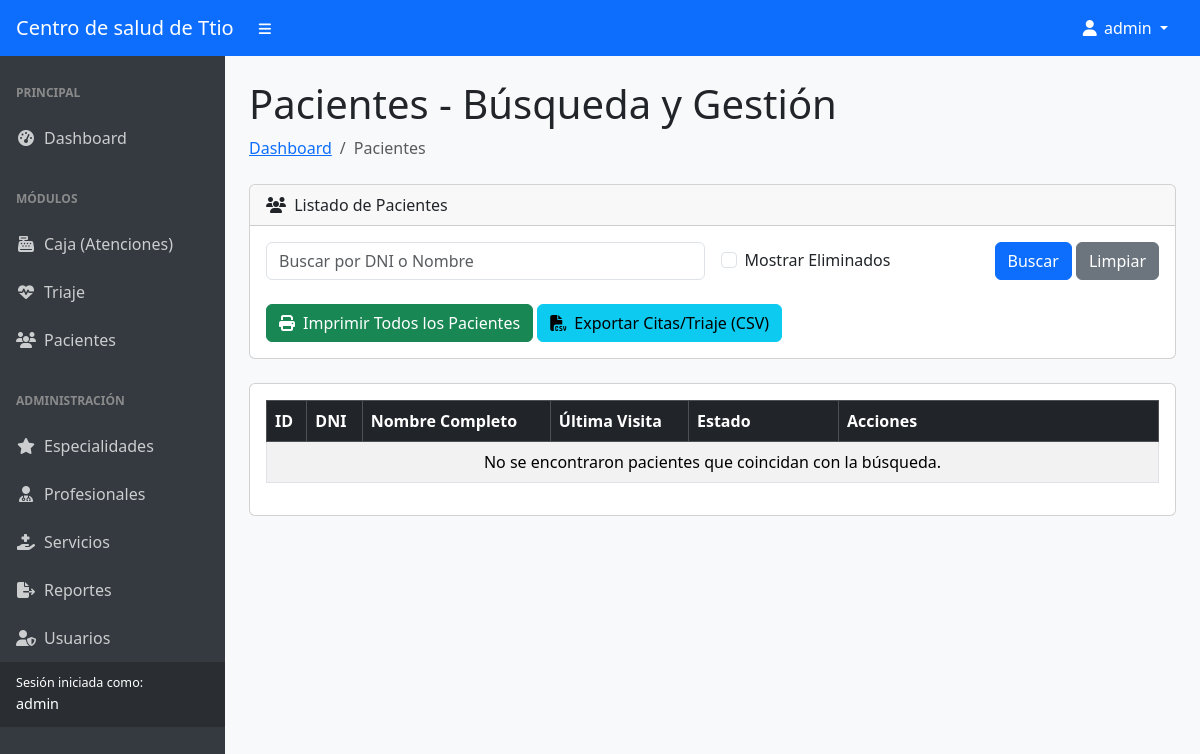
Page /paciente (signed in) on the earlier database version.
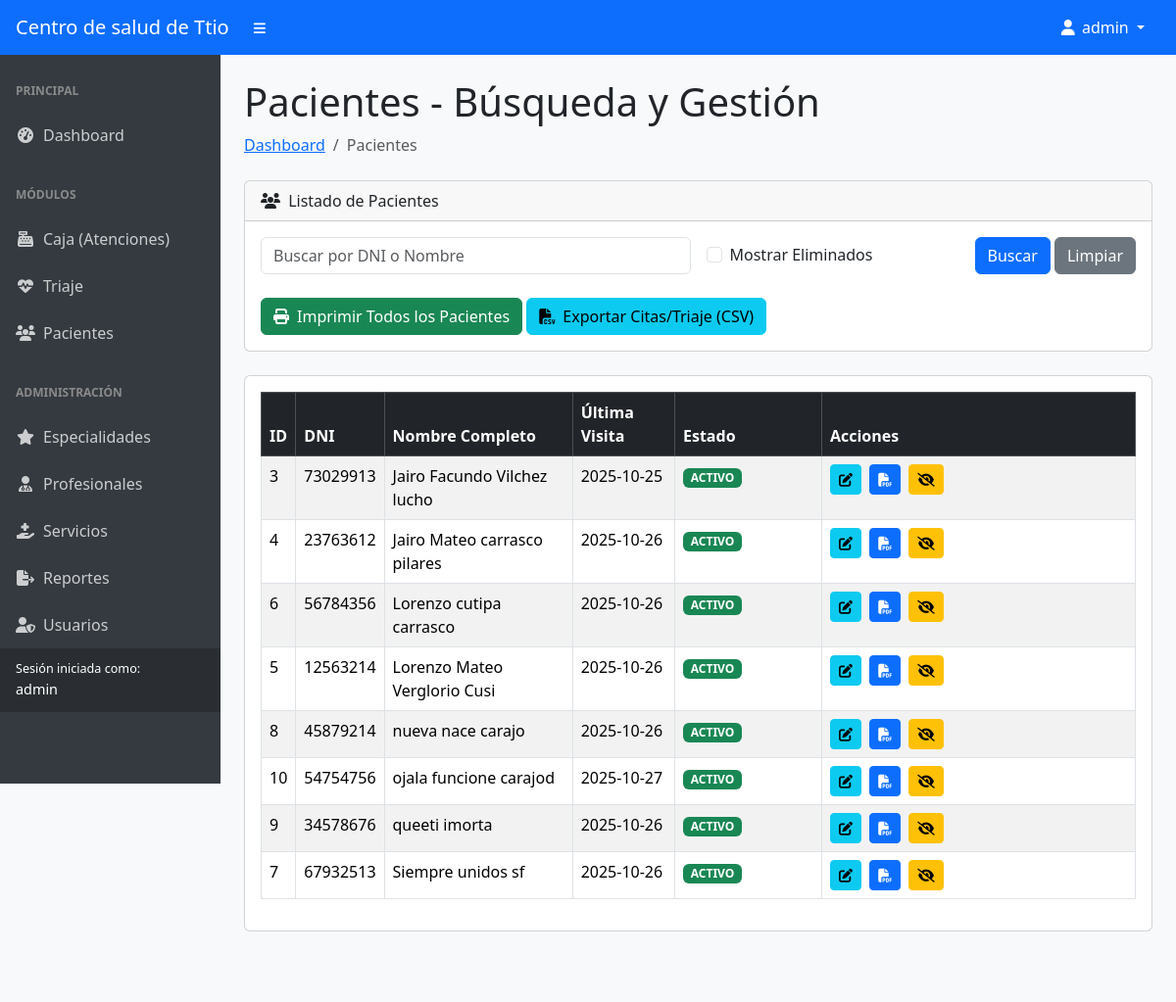
Same page on the later database version.
### tables this page shows
CREATE TABLE `pacientes` (
  `id_paciente` int(11) NOT NULL,
  `dni` varchar(15) NOT NULL,
  `nombre_completo` varchar(255) NOT NULL,
  `ultima_visita` datetime DEFAULT NULL,
  `eliminado_suavemente` tinyint(1) NOT NULL DEFAULT 0,
  `fecha_nacimiento` date DEFAULT NULL,
  `telefono` varchar(20) DEFAULT NULL,
  `visible` tinyint(1) NOT NULL DEFAULT 1 COMMENT '1=Visible, 0=Borrado suave'
);

### controllers/PacienteController.php (called while the page is built, shortened)
<?php
class PacienteController extends Controller {
    private $pacienteModel;
    public function __construct() {
        $this->pacienteModel = $this->loadModel('PacienteModel');
    }
    public function index() {
        $busqueda = $_GET['q'] ?? '';
        $incluirEliminados = isset($_GET['e']) ? true : false;
        $pacientes = $this->pacienteModel->buscarPacientes($busqueda, $incluirEliminados);
        $data = [
            'titulo' => 'Pacientes - Búsqueda y Gestión',
            'pacientes' => $pacientes,
            'busqueda' => htmlspecialchars($busqueda),
            'incluir_eliminados' => $incluirEliminados
        ];
        $this->renderView('pacientes/index', $data, true);
    }
}

### core/App.php (called while the page is built, shortened)
<?php
class App {
    protected $method = 'index';
    public function __construct() {
        $url = $this->parseUrl();
        if (isset($url[0]) && file_exists(APP_ROOT . '/controllers/' . ucwords($url[0]) . 'Controller.php')) {
            unset($url[0]);
        } elseif (!isset($url[0]) && isset($_SESSION['id_usuario'])) {
            $this->controller = 'DashboardController';
        }
        $this->controller = new $this->controller;
        $this->params = $url ? array_values($url) : [];
        call_user_func_array([$this->controller, $this->method], $this->params);
    }
    public function parseUrl() {
        if (isset($_GET['url'])) {
            return $url = explode('/', filter_var(rtrim($_GET['url'], '/'), FILTER_SANITIZE_URL));
        }
        return [];
    }
}
?>

### index.php (called while the page is built, shortened)
<?php
require_once APP_ROOT . '/core/App.php';
require_once APP_ROOT . '/core/Controller.php';
require_once APP_ROOT . '/core/Database.php';
require_once APP_ROOT . '/core/Model.php';
$app = new App();

### core/Database.php (called while the page is built, shortened)
<?php
class Database {
    private $host = DB_HOST;
    private $user = DB_USER;
    private $pass = DB_PASS;
    private $dbname = DB_NAME;
    private $charset = DB_CHARSET;
    protected $db;
    public function __construct() {
        $this->dsn = 'mysql:host=' . $this->host . ';dbname=' . $this->dbname . ';charset=' . $this->charset;
        $options = [
            PDO::ATTR_PERSISTENT => true,
            PDO::ATTR_ERRMODE => PDO::ERRMODE_EXCEPTION,
            PDO::ATTR_DEFAULT_FETCH_MODE => PDO::FETCH_OBJ,
            PDO::ATTR_EMULATE_PREPARES => false,
        ];
        try {
            $this->db = new PDO($this->dsn, $this->user, $this->pass, $options);
        } catch (PDOException $e) {
            $this->error = $e->getMessage();
            echo $this->error;
            die();
        }
    }
    public function getDbConnection() {
        return $this->db;
    }
}
?>

### models/PacienteModel.php (called while the page is built, shortened)
<?php
class PacienteModel extends Model {
    public function buscarPacientes($query = '', $incluirEliminados = false) {
        $search = '%' . $query . '%';
        $sql = "
            SELECT
                id_paciente,
                dni,
                nombre_completo,
                ultima_visita,
                eliminado_suavemente
            FROM pacientes
            WHERE (dni LIKE :search_dni OR nombre_completo LIKE :search_nombre)
        ";
        if (!$incluirEliminados) {
            $sql .= " AND eliminado_suavemente = 0";
        }
        $sql .= " ORDER BY nombre_completo ASC";
        $this->query($sql);
        $this->bind(':search_dni', $search);
        $this->bind(':search_nombre', $search);
        return $this->resultSet();
    }
}
?>

### core/Model.php (called while the page is built, shortened)
<?php
class Model {
    protected $db;
    protected $stmt;
    public function __construct($db) {
        $this->db = $db;
    }
    public function query($sql) {
        $this->stmt = $this->db->prepare($sql);
    }
    public function bind($param, $value, $type = null) {
        if (is_null($type)) {
            switch (true) {
                default:
                    $type = PDO::PARAM_STR;
            }
        }
        $this->stmt->bindValue($param, $value, $type);
    }
    public function execute() {
        return $this->stmt->execute();
    }
    public function resultSet() {
        $this->execute();
        return $this->stmt->fetchAll(PDO::FETCH_OBJ);
    }
}
?>

### views/pacientes/index.php (the view, shortened to what the rows shown need)
<?php
$pacientes = $pacientes ?? [];
$esAdmin = ($_SESSION['rol'] ?? '') == 'admin';
?>
<div class="container-fluid px-4">
    <h1 class="mt-4"><?php echo $titulo; ?></h1>
    <div class="card mb-4">
        <div class="card-body">
            <div class="table-responsive">
                <table class="table table-bordered table-striped table-hover">
                    <thead class="table-dark">
                        <tr>
                            <th>ID</th>
                            <th>DNI</th>
                            <th>Nombre Completo</th>
                            <th>Última Visita</th>
                            <th style="width: 150px;">Estado</th>
                            <th style="width: 320px;">Acciones</th>
                        </tr>
                    </thead>
                    <tbody>
                        <?php if (empty($pacientes)) : ?>
                            <tr>
                                <td colspan="6" class="text-center">No se encontraron pacientes que coincidan con la búsqueda.</td>
                            </tr>
                        <?php else : ?>
                            <?php foreach ($pacientes as $paciente) :
                                $esEliminado = $paciente->eliminado_suavemente;
                                $id = $paciente->id_paciente;
                                $nombre = htmlspecialchars($paciente->nombre_completo);
                            ?>
                                <tr class="<?php echo $esEliminado ? 'table-danger' : ''; ?>">
                                    <td><?php echo $id; ?></td>
                                    <td><?php echo htmlspecialchars($paciente->dni); ?></td>
                                    <td><?php echo $nombre; ?></td>
                                    <td><?php echo $paciente->ultima_visita ? date('Y-m-d', strtotime($paciente->ultima_visita)) : 'N/A'; ?></td>
                                    <td>
                                        <?php if ($esEliminado) : ?>
                                            <span class="badge bg-danger">INACTIVO (Borrado Suave)</span>
                                        <?php else : ?>
                                            <span class="badge bg-success">ACTIVO</span>
                                        <?php endif; ?>
                                    </td>
                                    <td>
                                        <a href="<?php echo APP_URL; ?>/paciente/editar/<?php echo $id; ?>" class="btn btn-sm btn-info me-1" title="Editar Información">
                                            <i class="fas fa-edit"></i>
                                        </a>
                                        <a href="<?php echo APP_URL; ?>/paciente/imprimirPaciente/<?php echo $id; ?>" target="_blank" class="btn btn-sm btn-primary me-1" title="Exportar Historial (PDF)">
                                            <i class="fas fa-file-pdf"></i>
                                        </a>
                                        <?php if ($esAdmin) : ?>
                                            <?php if (!$esEliminado) : ?>
                                                <button class="btn btn-sm btn-warning me-1 btn-soft-delete"
                                                        data-id="<?php echo $id; ?>"
                                                        data-nombre="<?php echo $nombre; ?>"
                                                        title="Borrar Suave (Ocultar)">
                                                    <i class="fas fa-eye-slash"></i>
                                                </button>
                                            <?php endif; ?>
                                        <?php else : ?>
                                            <span class="text-muted">Acciones Admin</span>
                                        <?php endif; ?>
                                    </td>
                                </tr>
                            <?php endforeach; ?>
                        <?php endif; ?>
                    </tbody>
                </table>
            </div>
        </div>
    </div>
</div>

Differences in the rows shown:
added pacientes: id_paciente "3", dni "73029913", nombre_completo "Jairo Facundo Vilchez lucho", ultima_visita "2025-10-25", eliminado_suavemente "ACTIVO"
added pacientes: id_paciente "4", dni "23763612", nombre_completo "Jairo Mateo carrasco pilares", ultima_visita "2025-10-26", eliminado_suavemente "ACTIVO"
added pacientes: id_paciente "6", dni "56784356", nombre_completo "Lorenzo cutipa carrasco", ultima_visita "2025-10-26", eliminado_suavemente "ACTIVO"
added pacientes: id_paciente "5", dni "12563214", nombre_completo "Lorenzo Mateo Verglorio Cusi", ultima_visita "2025-10-26", eliminado_suavemente "ACTIVO"
added pacientes: id_paciente "8", dni "45879214", nombre_completo "nueva nace carajo", ultima_visita "2025-10-26", eliminado_suavemente "ACTIVO"
added pacientes: id_paciente "10", dni "54754756", nombre_completo "ojala funcione carajod", ultima_visita "2025-10-27", eliminado_suavemente "ACTIVO"
added pacientes: id_paciente "9", dni "34578676", nombre_completo "queeti imorta", ultima_visita "2025-10-26", eliminado_suavemente "ACTIVO"
added pacientes: id_paciente "7", dni "67932513", nombre_completo "Siempre unidos sf", ultima_visita "2025-10-26", eliminado_suavemente "ACTIVO"
Other differences:
text no longer shown: "No se encontraron pacientes que coincidan con la búsqueda."
